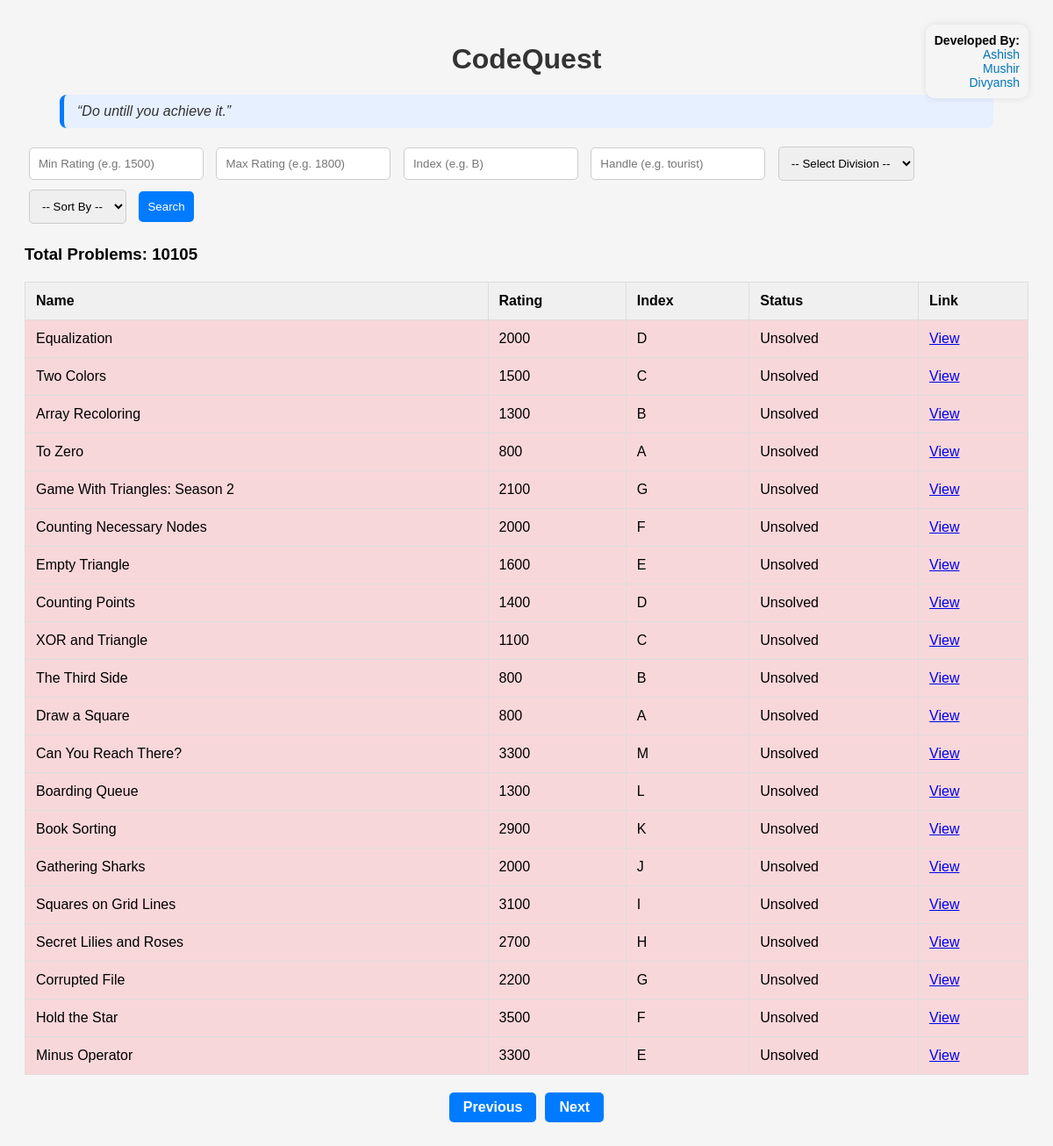
The app's page /?page=4&min_rating=&max_rating=&index=&handle=&division=&sort_by= with its own data.
### problems/models.py (models this page shows, shortened)
class CodeforcesProblem(models.Model):
    contest_id = models.IntegerField()
    index = models.CharField(max_length=5)
    name = models.CharField(max_length=255)
    rating = models.IntegerField(null=True, blank=True)
    url = models.URLField()
    division = models.CharField(max_length=50, null=True, blank=True)

### problems/views.py (the view)
# urls.py: path('', views.filter_problems_page, name='filter_page'),
def filter_problems_page(request):
    min_rating = request.GET.get('min_rating')
    max_rating = request.GET.get('max_rating')
    index = request.GET.get('index')
    handle = request.GET.get('handle')
    division = request.GET.get('division')
    sort_by = request.GET.get('sort_by')
    page = request.GET.get('page', 1)  # Default to page 1 if not provided
    problems_page, solved_ids = filter_codeforces_problems(min_rating, max_rating, index, handle, division, sort_by, page)
    if problems_page is None:
        return render(request, 'filter_problems.html', {'error': 'Failed to fetch problems or invalid handle'})
    for prob in problems_page:
        prob.status = "solved" if prob.id in solved_ids else "unsolved"
    divisions = ["Div. 1", "Div. 2", "Div. 3", "Div. 4", "Educational", "Global"]
    return render(request, 'filter_problems.html', {
        'problems': problems_page,
        'request': request,
        'divisions': divisions,
        'page_obj': problems_page,
    })

### templates/filter_problems.html (shortened to what this page needs)
<!DOCTYPE html>
<html lang="en">
<head>
</head>
<body>
    <div class="owner-info">
        <strong>Developed By:</strong><br>
        <a href="https://www.linkedin.com/in/ashish-dixit-link" target="_blank">Ashish </a><br>
        <a href="https://www.linkedin.com/in/mushir-ali-link" target="_blank">Mushir</a><br>
        <a href="https://www.linkedin.com/in/divyansh-sharma-link" target="_blank"> Divyansh </a>
    </div>
    <h1 style="text-align: center; color: #333;">CodeQuest</h1>
    <blockquote style="font-style: italic; color: #333; margin-top: 10px; background-color: #e6f0ff; padding: 10px 15px; border-left: 5px solid #007bff; border-radius: 8px;">
        “Do untill you achieve it.”
    </blockquote>
    <form method="GET" action="{% url 'filter_page' %}">
        <input type="text" name="min_rating" placeholder="Min Rating (e.g. 1500)" value="{{ request.GET.min_rating }}">
        <input type="text" name="max_rating" placeholder="Max Rating (e.g. 1800)" value="{{ request.GET.max_rating }}">
        <input type="text" name="index" placeholder="Index (e.g. B)" value="{{ request.GET.index }}">
        <input type="text" name="handle" placeholder="Handle (e.g. tourist)" value="{{ request.GET.handle }}">
        <select name="division">
            <option value="">-- Select Division --</option>
        </select>
        <select name="sort_by">
            <option value="">-- Sort By --</option>
        </select>
        <button type="submit">Search</button>
    </form>
    {% if problems %}
        <h3>Total Problems: {{ page_obj.paginator.count }}</h3>
        <table>
            <tr>
                <th>Name</th>
                <th>Rating</th>
                <th>Index</th>
                <th>Status</th>
                <th>Link</th>
            </tr>
            {% for prob in problems %}
            <tr class="{{ prob.status }}">
                <td>{{ prob.name }}</td>
                <td>{{ prob.rating }}</td>
                <td>{{ prob.index }}</td>
                <td>{{ prob.status|title }}</td>
                <td><a href="{{ prob.url }}" target="_blank">View</a></td>
            </tr>
            {% endfor %}
        </table>
        {% if problems %}
        <div class="pagination">
            {% if page_obj.has_previous %}
                <a href="?page={{ page_obj.previous_page_number }}&min_rating={{ request.GET.min_rating }}&max_rating={{ request.GET.max_rating }}&index={{ request.GET.index }}&handle={{ request.GET.handle }}&division={{ request.GET.division }}&sort_by={{ request.GET.sort_by }}">Previous</a>
            {% endif %}
            {% if page_obj.has_next %}
                <a href="?page={{ page_obj.next_page_number }}&min_rating={{ request.GET.min_rating }}&max_rating={{ request.GET.max_rating }}&index={{ request.GET.index }}&handle={{ request.GET.handle }}&division={{ request.GET.division }}&sort_by={{ request.GET.sort_by }}">Next</a>
            {% endif %}
        </div>
        {% endif %}
    {% endif %}
</body>
</html>

### templates/filter_problems.html (style rules this page uses)
body { font-family: Arial, sans-serif; padding: 20px; background-color: #f5f5f5; position: relative; }
.owner-info { position: absolute; top: 20px; right: 20px; text-align: right; font-size: 14px; background-color: #f5f5f5; padding: 10px; border-radius: 10px; box-shadow: 0 0 8px rgba(0, 0, 0, 0.1); }
.owner-info a { color: #0077b5; text-decoration: none; }
input, button, select { padding: 10px; margin: 5px; border: 1px solid #ccc; border-radius: 5px; }
button { background-color: #007bff; color: white; border: none; cursor: pointer; }
table { width: 100%; border-collapse: collapse; margin-top: 20px; background-color: white; }
th, td { padding: 12px; border: 1px solid #ddd; text-align: left; }
th { background-color: #f0f0f0; }
.unsolved { background-color: #f8d7da; }
.pagination { margin-top: 20px; display: flex; justify-content: center; gap: 10px; }
.pagination a { padding: 8px 16px; background-color: #007bff; color: white; border-radius: 5px; text-decoration: none; font-weight: bold; }

### records on screen
CodeforcesProblem: name "Equalization", rating "2000", index "D", status "Unsolved"
CodeforcesProblem: name "Two Colors", rating "1500", index "C", status "Unsolved"
CodeforcesProblem: name "Array Recoloring", rating "1300", index "B", status "Unsolved"
CodeforcesProblem: name "To Zero", rating "800", index "A", status "Unsolved"
CodeforcesProblem: name "Game With Triangles: Season 2", rating "2100", index "G", status "Unsolved"
CodeforcesProblem: name "Counting Necessary Nodes", rating "2000", index "F", status "Unsolved"
CodeforcesProblem: name "Empty Triangle", rating "1600", index "E", status "Unsolved"
CodeforcesProblem: name "Counting Points", rating "1400", index "D", status "Unsolved"
CodeforcesProblem: name "XOR and Triangle", rating "1100", index "C", status "Unsolved"
CodeforcesProblem: name "The Third Side", rating "800", index "B", status "Unsolved"
CodeforcesProblem: name "Draw a Square", rating "800", index "A", status "Unsolved"
CodeforcesProblem: name "Can You Reach There?", rating "3300", index "M", status "Unsolved"
CodeforcesProblem: name "Boarding Queue", rating "1300", index "L", status "Unsolved"
CodeforcesProblem: name "Book Sorting", rating "2900", index "K", status "Unsolved"
CodeforcesProblem: name "Gathering Sharks", rating "2000", index "J", status "Unsolved"
CodeforcesProblem: name "Squares on Grid Lines", rating "3100", index "I", status "Unsolved"
CodeforcesProblem: name "Secret Lilies and Roses", rating "2700", index "H", status "Unsolved"
CodeforcesProblem: name "Corrupted File", rating "2200", index "G", status "Unsolved"
CodeforcesProblem: name "Hold the Star", rating "3500", index "F", status "Unsolved"
CodeforcesProblem: name "Minus Operator", rating "3300", index "E", status "Unsolved"

### other values on screen
{{ page_obj.paginator.count }} "10105"
